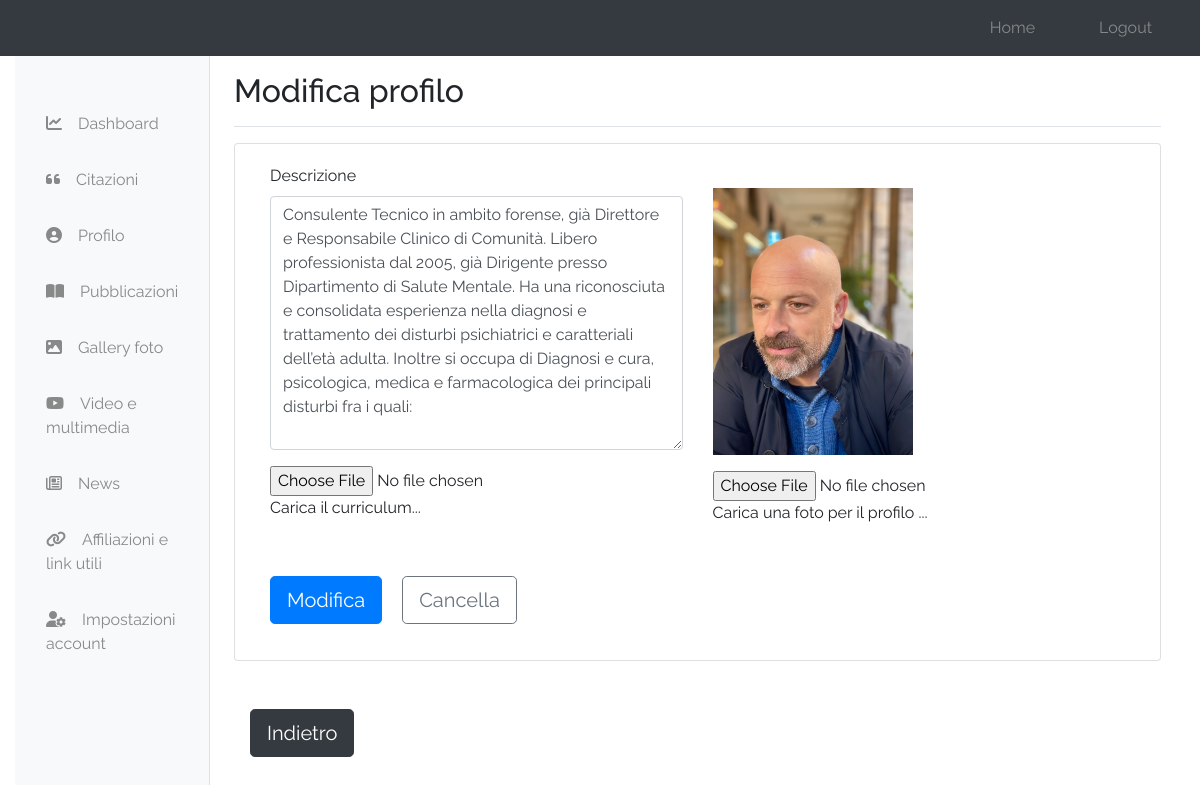
Screenshot of /admin/index.php?edit_profile (signed in) with the database file from the repository.
### tables this page shows
CREATE TABLE `profilo` (
  `pro_id` int(11) NOT NULL,
  `pro_desc` text NOT NULL,
  `pro_foto` varchar(50) NOT NULL,
  `pro_cv` varchar(100) NOT NULL
);

### resources/templates/back/edit_profile.php (the view, shortened to what this page needs)
<?php $profile = get_profile(); ?>
<div class="card">
    <div class="card-body">
        <form id="proForm" action="" method="POST" enctype="multipart/form-data" class="needs-validation" novalidate>
            <div class="row">
                <div class="col-lg-6">
                    <div class="form-group mb-3">
                        <label for="desc" class="form-label">Descrizione</label>
                        <textarea class="form-control" name="desc" id="desc" rows="10" cols="40" required><?php echo $profile['pro_desc']; ?></textarea>
                    </div>
                    <div class="form-group mb-3">
                        <input type="file" class="form-control-file" id="cv" name="cv">
                        <label class="form-label" for="cv">Carica il curriculum...</label>
                    </div>
                    <div class="form-group mt-5">
                        <button name="editProfile" type="submit" class="btn btn-primary btn-lg mr-3">Modifica</button>
                        <button name="reset" type="reset" class="btn btn-outline-secondary btn-lg" onClick="formReset('proForm')">Cancella</button>
                    </div>
                </div>
                <div class="col-lg-6">
                    <img class="mt-4" width="200" src="../resources/<?php echo display_image($profile['pro_foto']); ?>" alt="">
                    <div class="form-group my-3">
                        <input type="file" class="form-control-file" id="foto" name="foto">
                        <label class="form-label" for="foto">Carica una foto per il profilo ...</label>
                    </div>
                </div>
            </div>
        </form>
    </div>
</div>
<a class="btn btn-dark btn-lg my-5 ml-3" href="../admin/index.php?profile" role="button">Indietro</a>

### css/style.css (style rules this page uses)
body { background-color: #FFF; font-family: 'Raleway', sans-serif !important; min-height: 100%; }
.row { margin: 0 !important; }

### rows the page displays
profilo: desc "Consulente Tecnico in ambito forense, già Direttore e Responsabile Clinico di Comunità. Libero professionista dal 2005, già Dirigente presso Dipartimento di Salute Mentale. Ha una riconosciuta e consolidata esperienza nella diagnosi e trattamento dei disturbi psichiatrici e caratteriali dell’età adulta. Inoltre si occupa di Diagnosi e cura, psicologica, medica e farmacologica dei principali disturbi fra i quali:", pro_foto (picture)

### other values shown
$title "Modifica profilo"
